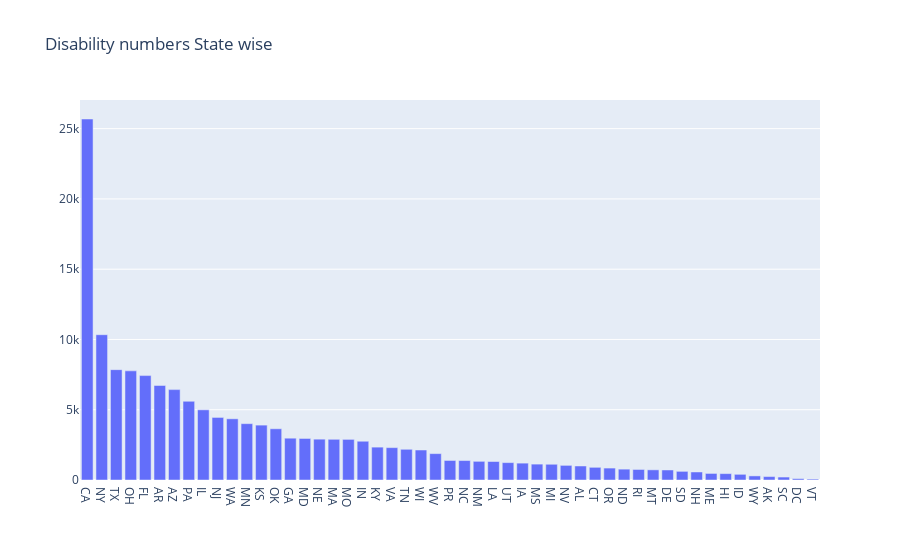

Write notebook code for a chart like this one.
### Code cell
lable = GenSt['St'].value_counts().index
values = GenSt['St'].value_counts().to_list()
fig = go.Figure(data=[go.Bar(x=lable, y=values)])
fig.update_layout(title="Disability numbers State wise")
fig.write_html(path+'disb-states.html')
fig.show()

### Figure 1 — Plotly figure (JSON) as saved in the notebook; plotly's stock layout.template omitted (floating-point values rounded to 4 significant figures)
{"data": [{"type": "bar", "x": ["CA", "NY", "TX", "OH", "FL", "AR", "AZ", "PA", "IL", "NJ", "WA", "MN", "KS", "OK", "GA", "MD", "NE", "MA", "MO", "IN", "KY", "VA", "TN", "WI", "WV", "PR", "NC", "NM", "LA", "UT", "IA", "MS", "MI", "NV", "AL", "CT", "OR", "ND", "RI", "MT", "DE", "SD", "NH", "ME", "HI", "ID", "WY", "AK", "SC", "DC", "VT"], "y": [25687, 10338, 7851, 7765, 7430, 6725, 6431, 5602, 4994, 4452, 4354, 4009, 3905, 3645, 2975, 2956, 2905, 2896, 2890, 2758, 2339, 2303, 2185, 2134, 1877, 1390, 1384, 1328, 1316, 1237, 1200, 1130, 1119, 1041, 997, 902, 849, 772, 749, 723, 714, 615, 571, 467, 454, 404, 292, 243, 210, 98, 65]}], "layout": {"title": {"text": "Disability numbers State wise"}}}
